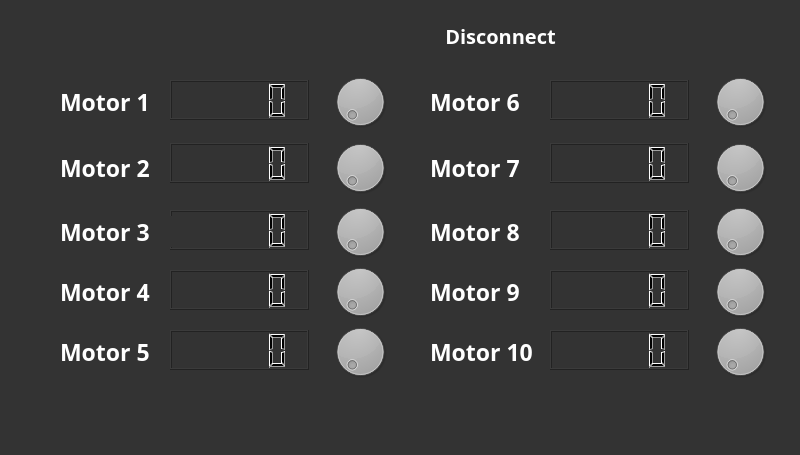
<?xml version="1.0" encoding="UTF-8"?>
<ui version="4.0">
 <class>thrid_window</class>
 <widget class="QWidget" name="thrid_window">
  <property name="geometry">
   <rect>
    <x>0</x>
    <y>0</y>
    <width>800</width>
    <height>455</height>
   </rect>
  </property>
  <property name="sizePolicy">
   <sizepolicy hsizetype="Fixed" vsizetype="Fixed">
    <horstretch>0</horstretch>
    <verstretch>0</verstretch>
   </sizepolicy>
  </property>
  <property name="windowTitle">
   <string>Snake_Robot_Controller</string>
  </property>
  <property name="windowIcon">
   <iconset>
    <normaloff>:/images/gui_png/rodu.png</normaloff>:/images/gui_png/rodu.png</iconset>
  </property>
  <property name="styleSheet">
   <string notr="true">background: #333;</string>
  </property>
  <widget class="QDial" name="dial6">
   <property name="geometry">
    <rect>
     <x>710</x>
     <y>66</y>
     <width>60</width>
     <height>71</height>
    </rect>
   </property>
  </widget>
  <widget class="QLabel" name="label2">
   <property name="geometry">
    <rect>
     <x>60</x>
     <y>152</y>
     <width>129</width>
     <height>31</height>
    </rect>
   </property>
   <property name="font">
    <font>
     <family>Noto Sans</family>
     <pointsize>17</pointsize>
     <weight>75</weight>
     <italic>false</italic>
     <bold>true</bold>
    </font>
   </property>
   <property name="styleSheet">
    <string notr="true">color : white;
font-family: Noto Sans;
font-style: normal;
line-height: normal;</string>
   </property>
   <property name="text">
    <string>Motor 2</string>
   </property>
  </widget>
  <widget class="QLabel" name="label7">
   <property name="geometry">
    <rect>
     <x>430</x>
     <y>152</y>
     <width>120</width>
     <height>31</height>
    </rect>
   </property>
   <property name="font">
    <font>
     <family>Noto Sans</family>
     <pointsize>17</pointsize>
     <weight>75</weight>
     <italic>false</italic>
     <bold>true</bold>
    </font>
   </property>
   <property name="styleSheet">
    <string notr="true">color : white;
font-family: Noto Sans;
font-style: normal;
line-height: normal;</string>
   </property>
   <property name="text">
    <string>Motor 7</string>
   </property>
  </widget>
  <widget class="QLCDNumber" name="lcd7">
   <property name="geometry">
    <rect>
     <x>550</x>
     <y>143</y>
     <width>139</width>
     <height>40</height>
    </rect>
   </property>
  </widget>
  <widget class="QLCDNumber" name="lcd9">
   <property name="geometry">
    <rect>
     <x>550</x>
     <y>270</y>
     <width>139</width>
     <height>40</height>
    </rect>
   </property>
  </widget>
  <widget class="QDial" name="dial2">
   <property name="geometry">
    <rect>
     <x>330</x>
     <y>132</y>
     <width>60</width>
     <height>71</height>
    </rect>
   </property>
  </widget>
  <widget class="QLabel" name="label8">
   <property name="geometry">
    <rect>
     <x>430</x>
     <y>216</y>
     <width>120</width>
     <height>31</height>
    </rect>
   </property>
   <property name="font">
    <font>
     <family>Noto Sans</family>
     <pointsize>17</pointsize>
     <weight>75</weight>
     <italic>false</italic>
     <bold>true</bold>
    </font>
   </property>
   <property name="styleSheet">
    <string notr="true">color : white;
font-family: Noto Sans;
font-style: normal;
line-height: normal;</string>
   </property>
   <property name="text">
    <string>Motor 8</string>
   </property>
  </widget>
  <widget class="QLCDNumber" name="lcd3">
   <property name="geometry">
    <rect>
     <x>170</x>
     <y>210</y>
     <width>139</width>
     <height>40</height>
    </rect>
   </property>
  </widget>
  <widget class="QDial" name="dial7">
   <property name="geometry">
    <rect>
     <x>710</x>
     <y>132</y>
     <width>60</width>
     <height>71</height>
    </rect>
   </property>
  </widget>
  <widget class="QLCDNumber" name="lcd1">
   <property name="geometry">
    <rect>
     <x>170</x>
     <y>80</y>
     <width>139</width>
     <height>40</height>
    </rect>
   </property>
  </widget>
  <widget class="QLabel" name="label3">
   <property name="geometry">
    <rect>
     <x>60</x>
     <y>216</y>
     <width>129</width>
     <height>31</height>
    </rect>
   </property>
   <property name="font">
    <font>
     <family>Noto Sans</family>
     <pointsize>17</pointsize>
     <weight>75</weight>
     <italic>false</italic>
     <bold>true</bold>
    </font>
   </property>
   <property name="styleSheet">
    <string notr="true">color : white;
font-family: Noto Sans;
font-style: normal;
line-height: normal;</string>
   </property>
   <property name="text">
    <string>Motor 3</string>
   </property>
  </widget>
  <widget class="QDial" name="dial1">
   <property name="geometry">
    <rect>
     <x>330</x>
     <y>66</y>
     <width>60</width>
     <height>71</height>
    </rect>
   </property>
  </widget>
  <widget class="QLabel" name="label1">
   <property name="geometry">
    <rect>
     <x>60</x>
     <y>86</y>
     <width>101</width>
     <height>31</height>
    </rect>
   </property>
   <property name="font">
    <font>
     <family>Noto Sans</family>
     <pointsize>17</pointsize>
     <weight>75</weight>
     <italic>false</italic>
     <bold>true</bold>
     <kerning>false</kerning>
    </font>
   </property>
   <property name="styleSheet">
    <string notr="true">color : white;
font-family: Noto Sans;
font-style: normal;
line-height: normal;</string>
   </property>
   <property name="text">
    <string>Motor 1</string>
   </property>
  </widget>
  <widget class="QDial" name="dial9">
   <property name="geometry">
    <rect>
     <x>710</x>
     <y>256</y>
     <width>60</width>
     <height>71</height>
    </rect>
   </property>
  </widget>
  <widget class="QLabel" name="label5">
   <property name="geometry">
    <rect>
     <x>60</x>
     <y>336</y>
     <width>129</width>
     <height>31</height>
    </rect>
   </property>
   <property name="font">
    <font>
     <family>Noto Sans</family>
     <pointsize>17</pointsize>
     <weight>75</weight>
     <italic>false</italic>
     <bold>true</bold>
    </font>
   </property>
   <property name="styleSheet">
    <string notr="true">color : white;
font-family: Noto Sans;
font-style: normal;
line-height: normal;</string>
   </property>
   <property name="text">
    <string>Motor 5</string>
   </property>
  </widget>
  <widget class="QLabel" name="label4">
   <property name="geometry">
    <rect>
     <x>60</x>
     <y>276</y>
     <width>129</width>
     <height>31</height>
    </rect>
   </property>
   <property name="font">
    <font>
     <family>Noto Sans</family>
     <pointsize>17</pointsize>
     <weight>75</weight>
     <italic>false</italic>
     <bold>true</bold>
    </font>
   </property>
   <property name="styleSheet">
    <string notr="true">color : white;
font-family: Noto Sans;
font-style: normal;
line-height: normal;</string>
   </property>
   <property name="text">
    <string>Motor 4</string>
   </property>
  </widget>
  <widget class="QLCDNumber" name="lcd2">
   <property name="geometry">
    <rect>
     <x>170</x>
     <y>143</y>
     <width>139</width>
     <height>40</height>
    </rect>
   </property>
  </widget>
  <widget class="QLCDNumber" name="lcd6">
   <property name="geometry">
    <rect>
     <x>550</x>
     <y>80</y>
     <width>139</width>
     <height>40</height>
    </rect>
   </property>
  </widget>
  <widget class="QDial" name="dial4">
   <property name="geometry">
    <rect>
     <x>330</x>
     <y>256</y>
     <width>60</width>
     <height>71</height>
    </rect>
   </property>
  </widget>
  <widget class="QDial" name="dial10">
   <property name="geometry">
    <rect>
     <x>710</x>
     <y>316</y>
     <width>60</width>
     <height>71</height>
    </rect>
   </property>
  </widget>
  <widget class="QLCDNumber" name="lcd5">
   <property name="geometry">
    <rect>
     <x>170</x>
     <y>330</y>
     <width>139</width>
     <height>40</height>
    </rect>
   </property>
  </widget>
  <widget class="QLCDNumber" name="lcd4">
   <property name="geometry">
    <rect>
     <x>170</x>
     <y>270</y>
     <width>139</width>
     <height>40</height>
    </rect>
   </property>
  </widget>
  <widget class="QLabel" name="label6">
   <property name="geometry">
    <rect>
     <x>430</x>
     <y>86</y>
     <width>120</width>
     <height>31</height>
    </rect>
   </property>
   <property name="font">
    <font>
     <family>Noto Sans</family>
     <pointsize>17</pointsize>
     <weight>75</weight>
     <italic>false</italic>
     <bold>true</bold>
    </font>
   </property>
   <property name="styleSheet">
    <string notr="true">color : white;
font-family: Noto Sans;
font-style: normal;
line-height: normal;</string>
   </property>
   <property name="text">
    <string>Motor 6</string>
   </property>
  </widget>
  <widget class="QLabel" name="label10">
   <property name="geometry">
    <rect>
     <x>430</x>
     <y>336</y>
     <width>120</width>
     <height>31</height>
    </rect>
   </property>
   <property name="font">
    <font>
     <family>Noto Sans</family>
     <pointsize>17</pointsize>
     <weight>75</weight>
     <italic>false</italic>
     <bold>true</bold>
    </font>
   </property>
   <property name="styleSheet">
    <string notr="true">color : white;
font-family: Noto Sans;
font-style: normal;
line-height: normal;</string>
   </property>
   <property name="text">
    <string>Motor 10</string>
   </property>
  </widget>
  <widget class="QDial" name="dial8">
   <property name="geometry">
    <rect>
     <x>710</x>
     <y>196</y>
     <width>60</width>
     <height>71</height>
    </rect>
   </property>
  </widget>
  <widget class="QLCDNumber" name="lcd8">
   <property name="geometry">
    <rect>
     <x>550</x>
     <y>210</y>
     <width>139</width>
     <height>40</height>
    </rect>
   </property>
  </widget>
  <widget class="QLCDNumber" name="lcd10">
   <property name="geometry">
    <rect>
     <x>550</x>
     <y>330</y>
     <width>139</width>
     <height>40</height>
    </rect>
   </property>
  </widget>
  <widget class="QLabel" name="label9">
   <property name="geometry">
    <rect>
     <x>430</x>
     <y>276</y>
     <width>120</width>
     <height>31</height>
    </rect>
   </property>
   <property name="font">
    <font>
     <family>Noto Sans</family>
     <pointsize>17</pointsize>
     <weight>75</weight>
     <italic>false</italic>
     <bold>true</bold>
    </font>
   </property>
   <property name="styleSheet">
    <string notr="true">color : white;
font-family: Noto Sans;
font-style: normal;
line-height: normal;</string>
   </property>
   <property name="text">
    <string>Motor 9</string>
   </property>
  </widget>
  <widget class="QDial" name="dial5">
   <property name="geometry">
    <rect>
     <x>330</x>
     <y>316</y>
     <width>60</width>
     <height>71</height>
    </rect>
   </property>
  </widget>
  <widget class="QDial" name="dial3">
   <property name="geometry">
    <rect>
     <x>330</x>
     <y>196</y>
     <width>60</width>
     <height>71</height>
    </rect>
   </property>
  </widget>
  <widget class="QLabel" name="label_connect">
   <property name="geometry">
    <rect>
     <x>440</x>
     <y>20</y>
     <width>121</width>
     <height>31</height>
    </rect>
   </property>
   <property name="font">
    <font>
     <family>Noto Sans</family>
     <pointsize>15</pointsize>
     <weight>75</weight>
     <italic>false</italic>
     <bold>true</bold>
     <underline>false</underline>
    </font>
   </property>
   <property name="styleSheet">
    <string notr="true">color : white;
font-family: Noto Sans;
font-style: normal;
line-height: normal;</string>
   </property>
   <property name="text">
    <string>Disconnect</string>
   </property>
   <property name="alignment">
    <set>Qt::AlignCenter</set>
   </property>
  </widget>
  <widget class="QPushButton" name="pushButton_6">
   <property name="geometry">
    <rect>
     <x>21</x>
     <y>14</y>
     <width>61</width>
     <height>61</height>
    </rect>
   </property>
   <property name="text">
    <string/>
   </property>
   <property name="icon">
    <iconset>
     <normaloff>:/images/gui_png/home.png</normaloff>:/images/gui_png/home.png</iconset>
   </property>
   <property name="iconSize">
    <size>
     <width>80</width>
     <height>80</height>
    </size>
   </property>
   <property name="autoDefault">
    <bool>false</bool>
   </property>
   <property name="default">
    <bool>false</bool>
   </property>
   <property name="flat">
    <bool>true</bool>
   </property>
  </widget>
  <widget class="QPushButton" name="pushButton">
   <property name="geometry">
    <rect>
     <x>554</x>
     <y>386</y>
     <width>180</width>
     <height>60</height>
    </rect>
   </property>
   <property name="font">
    <font>
     <family>Noto Sans</family>
     <pointsize>20</pointsize>
     <weight>75</weight>
     <italic>false</italic>
     <bold>true</bold>
     <kerning>true</kerning>
    </font>
   </property>
   <property name="styleSheet">
    <string notr="true">color : white;
font-family: Noto Sans;
font-style: normal;
font-weight: 600;
line-height: normal;</string>
   </property>
   <property name="text">
    <string/>
   </property>
   <property name="icon">
    <iconset>
     <normaloff>:/images/gui_png/move.png</normaloff>:/images/gui_png/move.png</iconset>
   </property>
   <property name="iconSize">
    <size>
     <width>200</width>
     <height>70</height>
    </size>
   </property>
   <property name="checkable">
    <bool>false</bool>
   </property>
   <property name="autoRepeat">
    <bool>false</bool>
   </property>
   <property name="autoDefault">
    <bool>false</bool>
   </property>
   <property name="default">
    <bool>false</bool>
   </property>
   <property name="flat">
    <bool>true</bool>
   </property>
  </widget>
 </widget>
 <resources/>
 <connections>
  <connection>
   <sender>pushButton_6</sender>
   <signal>clicked()</signal>
   <receiver>thrid_window</receiver>
   <slot>page1()</slot>
   <hints>
    <hint type="sourcelabel">
     <x>68</x>
     <y>36</y>
    </hint>
    <hint type="destinationlabel">
     <x>166</x>
     <y>45</y>
    </hint>
   </hints>
  </connection>
  <connection>
   <sender>pushButton</sender>
   <signal>clicked()</signal>
   <receiver>thrid_window</receiver>
   <slot>send()</slot>
   <hints>
    <hint type="sourcelabel">
     <x>615</x>
     <y>407</y>
    </hint>
    <hint type="destinationlabel">
     <x>491</x>
     <y>408</y>
    </hint>
   </hints>
  </connection>
 </connections>
 <slots>
  <slot>rad_up()</slot>
  <slot>slot1()</slot>
  <slot>rad_down()</slot>
  <slot>vel_up()</slot>
  <slot>vel_down()</slot>
  <slot>set_1()</slot>
  <slot>set_2()</slot>
  <slot>set_3()</slot>
  <slot>set_4()</slot>
  <slot>save()</slot>
  <slot>change()</slot>
  <slot>page1()</slot>
  <slot>send()</slot>
  <slot>slot3()</slot>
 </slots>
</ui>
